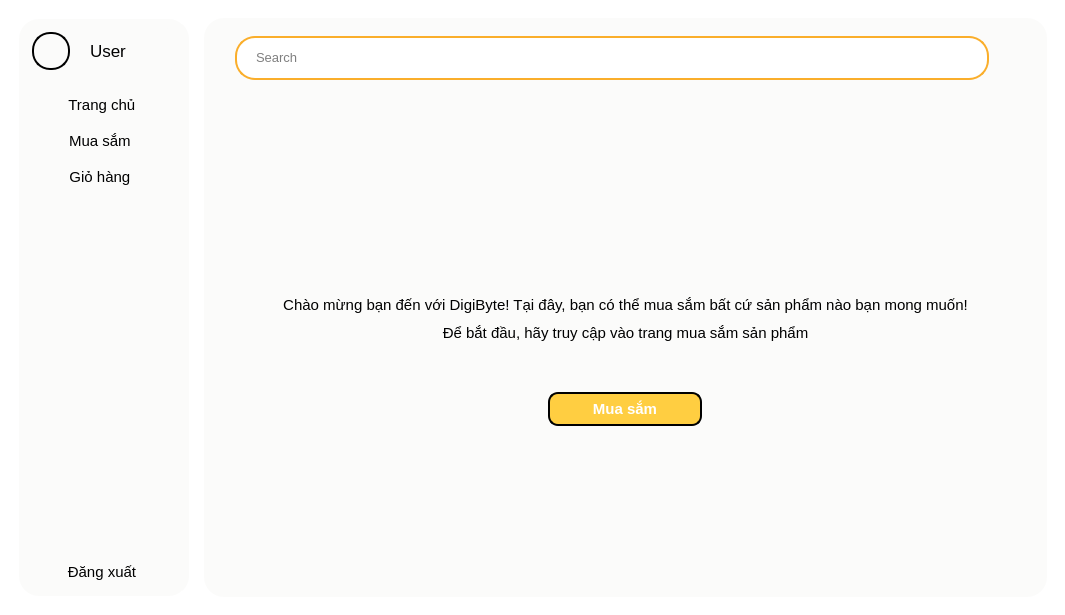
<?xml version="1.0" encoding="UTF-8"?>
<ui version="4.0">
 <class>MainWindow</class>
 <widget class="QMainWindow" name="MainWindow">
  <property name="geometry">
   <rect>
    <x>0</x>
    <y>0</y>
    <width>1065</width>
    <height>615</height>
   </rect>
  </property>
  <property name="windowTitle">
   <string>MainWindow</string>
  </property>
  <property name="styleSheet">
   <string notr="true">background-color: white;
color: black;</string>
  </property>
  <widget class="QWidget" name="centralwidget">
   <layout class="QHBoxLayout" name="horizontalLayout_7">
    <item>
     <widget class="QWidget" name="widget_3" native="true">
      <property name="styleSheet">
       <string notr="true">QWidget{
	max-width: 170px;
	background-color: #FBFBFA;
	border-right: 2px solid #FBFBFA;
	padding: 0px;
	margin: 10px;
	margin-right: 0px;
	border-radius: 20px;
}</string>
      </property>
      <layout class="QVBoxLayout" name="verticalLayout_2">
       <item>
        <widget class="QWidget" name="widget_4" native="true">
         <property name="styleSheet">
          <string notr="true">margin: 5px;</string>
         </property>
         <layout class="QHBoxLayout" name="horizontalLayout_4">
          <item>
           <widget class="QLabel" name="label_12">
            <property name="font">
             <font>
              <pointsize>10</pointsize>
              <weight>75</weight>
              <bold>true</bold>
             </font>
            </property>
            <property name="styleSheet">
             <string notr="true">min-height: 34px;
max-height: 34px;
min-width: 34px;
max-width: 34px;
border: 2px solid black;
border-radius: 18px;</string>
            </property>
            <property name="text">
             <string/>
            </property>
            <property name="pixmap">
             <pixmap>../../../Python-App-A-/SPCK/Windows/Image/icon.png</pixmap>
            </property>
            <property name="scaledContents">
             <bool>true</bool>
            </property>
           </widget>
          </item>
          <item>
           <widget class="QLabel" name="label">
            <property name="font">
             <font>
              <family>Segoe UI</family>
              <pointsize>13</pointsize>
              <weight>50</weight>
              <bold>false</bold>
             </font>
            </property>
            <property name="text">
             <string>User</string>
            </property>
           </widget>
          </item>
         </layout>
        </widget>
       </item>
       <item>
        <widget class="QPushButton" name="btn_home">
         <property name="font">
          <font>
           <family>Segoe UI</family>
           <pointsize>11</pointsize>
          </font>
         </property>
         <property name="styleSheet">
          <string notr="true">QPushButton{
	max-height: 22px;
	padding: 6px;
	border-radius: 10px;
	background-color: #FBFBFA;
	border-right: 2px #FBFBFA solid;
	min-width: 140px;
	max-width: 140px;
	margin-bottom: 0px;
	margin-top: 0px;
}

QPushButton::hover{
	max-height: 22px;
	padding: 6px;
	border-radius: 10px;
	background-color: #d2d2d2;
	border-right: 2px #d2d2d2 solid;
	min-width: 140px;
	max-width: 140px;
	margin-bottom: 0px;
	margin-top: 0px;
}</string>
         </property>
         <property name="text">
          <string> Trang chủ  </string>
         </property>
         <property name="icon">
          <iconset>
           <normaloff>../Image/home_a.png</normaloff>../Image/home_a.png</iconset>
         </property>
         <property name="iconSize">
          <size>
           <width>24</width>
           <height>24</height>
          </size>
         </property>
        </widget>
       </item>
       <item>
        <widget class="QPushButton" name="btn_shopping">
         <property name="font">
          <font>
           <family>Segoe UI</family>
           <pointsize>11</pointsize>
          </font>
         </property>
         <property name="styleSheet">
          <string notr="true">QPushButton{
	max-height: 22px;
	padding: 6px;
	border-radius: 10px;
	background-color: #FBFBFA;
	border-right: 2px #FBFBFA solid;
	min-width: 140px;
	max-width: 140px;
	margin-bottom: 0px;
	margin-top: 0px;
}

QPushButton::hover{
	max-height: 22px;
	padding: 6px;
	border-radius: 10px;
	background-color: #d2d2d2;
	border-right: 2px #d2d2d2 solid;
	min-width: 140px;
	max-width: 140px;
	margin-bottom: 0px;
	margin-top: 0px;
}</string>
         </property>
         <property name="text">
          <string> Mua sắm   </string>
         </property>
         <property name="icon">
          <iconset>
           <normaloff>../Image/shopping_d.png</normaloff>../Image/shopping_d.png</iconset>
         </property>
         <property name="iconSize">
          <size>
           <width>24</width>
           <height>24</height>
          </size>
         </property>
        </widget>
       </item>
       <item>
        <widget class="QPushButton" name="btn_cart">
         <property name="font">
          <font>
           <family>Segoe UI</family>
           <pointsize>11</pointsize>
          </font>
         </property>
         <property name="styleSheet">
          <string notr="true">QPushButton{
	max-height: 22px;
	padding: 6px;
	border-radius: 10px;
	background-color: #FBFBFA;
	border-right: 2px #FBFBFA solid;
	min-width: 140px;
	max-width: 140px;
	margin-bottom: 0px;
	margin-top: 0px;
}

QPushButton::hover{
	max-height: 22px;
	padding: 6px;
	border-radius: 10px;
	background-color: #d2d2d2;
	border-right: 2px #d2d2d2 solid;
	min-width: 140px;
	max-width: 140px;
	margin-bottom: 0px;
	margin-top: 0px;
}</string>
         </property>
         <property name="text">
          <string> Giỏ hàng   </string>
         </property>
         <property name="icon">
          <iconset>
           <normaloff>../Image/cart_d.png</normaloff>../Image/cart_d.png</iconset>
         </property>
         <property name="iconSize">
          <size>
           <width>24</width>
           <height>24</height>
          </size>
         </property>
        </widget>
       </item>
       <item>
        <spacer name="verticalSpacer">
         <property name="orientation">
          <enum>Qt::Vertical</enum>
         </property>
         <property name="sizeHint" stdset="0">
          <size>
           <width>20</width>
           <height>40</height>
          </size>
         </property>
        </spacer>
       </item>
       <item>
        <widget class="QPushButton" name="btn_log_out">
         <property name="font">
          <font>
           <family>Segoe UI</family>
           <pointsize>11</pointsize>
          </font>
         </property>
         <property name="styleSheet">
          <string notr="true">QPushButton{
	max-height: 22px;
	padding: 6px;
	border-radius: 10px;
	background-color: #FBFBFA;
	border-right: 2px #FBFBFA solid;
	min-width: 140px;
	max-width: 140px;
	margin-top: 0px;
}

QPushButton::hover{
	max-height: 22px;
	padding: 6px;
	border-radius: 10px;
	background-color: #d2d2d2;
	border-right: 2px #d2d2d2 solid;
	min-width: 140px;
	max-width: 140px;
	margin-top: 0px;
}</string>
         </property>
         <property name="text">
          <string> Đăng xuất  </string>
         </property>
         <property name="icon">
          <iconset>
           <normaloff>../Image/log_out.png</normaloff>../Image/log_out.png</iconset>
         </property>
         <property name="iconSize">
          <size>
           <width>24</width>
           <height>24</height>
          </size>
         </property>
        </widget>
       </item>
      </layout>
     </widget>
    </item>
    <item>
     <widget class="QStackedWidget" name="stackedWidget">
      <property name="currentIndex">
       <number>0</number>
      </property>
      <widget class="QWidget" name="home_screen">
       <layout class="QHBoxLayout" name="horizontalLayout_3">
        <item>
         <widget class="QWidget" name="widget_2" native="true">
          <property name="font">
           <font>
            <family>Segoe UI</family>
            <weight>50</weight>
            <bold>false</bold>
           </font>
          </property>
          <property name="styleSheet">
           <string notr="true">QWidget{
	background-color: #FBFBFA;
	border-radius: 20px;
}</string>
          </property>
          <layout class="QVBoxLayout" name="verticalLayout_7">
           <item>
            <widget class="QWidget" name="widget_14" native="true">
             <property name="styleSheet">
              <string notr="true">max-height: 55px;
min-height: 55px;</string>
             </property>
             <layout class="QHBoxLayout" name="horizontalLayout_9">
              <item>
               <widget class="QLabel" name="label_5">
                <property name="styleSheet">
                 <string notr="true">max-width: 130px;</string>
                </property>
                <property name="text">
                 <string/>
                </property>
                <property name="pixmap">
                 <pixmap>../Image/logo.png</pixmap>
                </property>
                <property name="scaledContents">
                 <bool>true</bool>
                </property>
               </widget>
              </item>
              <item>
               <widget class="QWidget" name="widget_15" native="true">
                <property name="styleSheet">
                 <string notr="true">QWidget{
	background-color: white;
	border: 2px solid #faae2b;
	max-height: 40px;
	min-height: 40px;
	border-radius: 20px;
	margin: 0px;
}

QWidget:hover{
	background-color: white;
	border: 3px solid #faae2b;
	max-height: 40px;
	min-height: 40px;
	border-radius: 20px;
	margin: 0px;
}

QWidget:pressed{
	background-color: rgb(235, 235, 235);
	border: 3px solid #faae2b;
	max-height: 40px;
	min-height: 40px;
	border-radius: 20px;
	margin: 0px;
}</string>
                </property>
                <layout class="QHBoxLayout" name="horizontalLayout_10">
                 <item>
                  <widget class="QLineEdit" name="lineEdit">
                   <property name="font">
                    <font>
                     <pointsize>10</pointsize>
                    </font>
                   </property>
                   <property name="styleSheet">
                    <string notr="true">max-height: 25px;
min-height: 25px;
border: 0px;
padding-left: 10px;
background-color: transparent;</string>
                   </property>
                   <property name="placeholderText">
                    <string>Search</string>
                   </property>
                  </widget>
                 </item>
                 <item>
                  <widget class="QPushButton" name="pushButton_2">
                   <property name="styleSheet">
                    <string notr="true">QPushButton{
	background-color: white;
	border: 2px solid transparent;
	max-height: 25px;
	min-height: 25px;
	max-width: 25px;
	min-width: 25px;
	border-radius: 14px;
	margin: 0px;
	padding: 0px;
}

QPushButton:hover{
	background-color: rgb(235, 235, 235);
	border: 3px solid transparent;
	max-height: 25px;
	min-height: 25px;
	max-width: 25px;
	min-width: 25px;
	border-radius: 14px;
	margin: 0px; 
	padding: 0px;
}

QPushButton:pressed{
	background-color: rgb(235, 235, 235);
	border: 4px solid transparent;
	max-height: 25px;
	min-height: 25px;
	max-width: 25px;
	min-width: 25px;
	border-radius: 14px;
	margin: 0px; 
	padding: 0px;
}</string>
                   </property>
                   <property name="text">
                    <string/>
                   </property>
                   <property name="icon">
                    <iconset>
                     <normaloff>../../../Python-App-A-/SPCK/Windows/Image/search_d.png</normaloff>../../../Python-App-A-/SPCK/Windows/Image/search_d.png</iconset>
                   </property>
                   <property name="iconSize">
                    <size>
                     <width>18</width>
                     <height>18</height>
                    </size>
                   </property>
                  </widget>
                 </item>
                </layout>
               </widget>
              </item>
              <item>
               <widget class="QPushButton" name="pushButton_23">
                <property name="styleSheet">
                 <string notr="true">QPushButton{
	background-color: transparent;
	border: 2px solid transparent;
	max-height: 30px;
	min-height: 30px;
	max-width: 30px;
	min-width: 30px;
	border-radius: 15px;
	margin: 0px;
	padding: 0px;
}

QPushButton:hover{
	background-color: rgb(235, 235, 235);
	border: 3px solid transparent;
	max-height: 30px;
	min-height: 30px;
	max-width: 30px;
	min-width: 30px;
	border-radius: 15px;
	margin: 0px; 
	padding: 0px;
}

QPushButton:pressed{
	background-color: rgb(235, 235, 235);
	border: 4px solid transparent;
	max-height: 30px;
	min-height: 30px;
	max-width: 30px;
	min-width: 30px;
	border-radius: 15px;
	margin: 0px; 
	padding: 0px;
}</string>
                </property>
                <property name="text">
                 <string/>
                </property>
                <property name="icon">
                 <iconset>
                  <normaloff>../Image/cart_d.png</normaloff>../Image/cart_d.png</iconset>
                </property>
                <property name="iconSize">
                 <size>
                  <width>18</width>
                  <height>18</height>
                 </size>
                </property>
               </widget>
              </item>
             </layout>
            </widget>
           </item>
           <item>
            <widget class="QWidget" name="widget_5" native="true">
             <layout class="QVBoxLayout" name="verticalLayout_3">
              <item>
               <spacer name="verticalSpacer_3">
                <property name="orientation">
                 <enum>Qt::Vertical</enum>
                </property>
                <property name="sizeHint" stdset="0">
                 <size>
                  <width>20</width>
                  <height>52</height>
                 </size>
                </property>
               </spacer>
              </item>
              <item>
               <widget class="QWidget" name="widget_10" native="true">
                <layout class="QHBoxLayout" name="horizontalLayout_13">
                 <item>
                  <spacer name="horizontalSpacer_2">
                   <property name="orientation">
                    <enum>Qt::Horizontal</enum>
                   </property>
                   <property name="sizeHint" stdset="0">
                    <size>
                     <width>40</width>
                     <height>20</height>
                    </size>
                   </property>
                  </spacer>
                 </item>
                 <item>
                  <widget class="QLabel" name="label_7">
                   <property name="styleSheet">
                    <string notr="true">max-height: 200px;
max-width: 500px;</string>
                   </property>
                   <property name="text">
                    <string/>
                   </property>
                   <property name="pixmap">
                    <pixmap>../Image/logo.png</pixmap>
                   </property>
                   <property name="scaledContents">
                    <bool>true</bool>
                   </property>
                  </widget>
                 </item>
                 <item>
                  <spacer name="horizontalSpacer_3">
                   <property name="orientation">
                    <enum>Qt::Horizontal</enum>
                   </property>
                   <property name="sizeHint" stdset="0">
                    <size>
                     <width>40</width>
                     <height>20</height>
                    </size>
                   </property>
                  </spacer>
                 </item>
                </layout>
               </widget>
              </item>
              <item>
               <widget class="QTextBrowser" name="textBrowser">
                <property name="font">
                 <font>
                  <family>Segoe UI</family>
                 </font>
                </property>
                <property name="styleSheet">
                 <string notr="true">max-height: 80px;</string>
                </property>
                <property name="verticalScrollBarPolicy">
                 <enum>Qt::ScrollBarAlwaysOff</enum>
                </property>
                <property name="horizontalScrollBarPolicy">
                 <enum>Qt::ScrollBarAlwaysOff</enum>
                </property>
                <property name="html">
                 <string>&lt;!DOCTYPE HTML PUBLIC &quot;-//W3C//DTD HTML 4.0//EN&quot; &quot;http://www.w3.org/TR/REC-html40/strict.dtd&quot;&gt;
&lt;html&gt;&lt;head&gt;&lt;meta name=&quot;qrichtext&quot; content=&quot;1&quot; /&gt;&lt;style type=&quot;text/css&quot;&gt;
p, li { white-space: pre-wrap; }
&lt;/style&gt;&lt;/head&gt;&lt;body style=&quot; font-family:'Segoe UI'; font-size:8.25pt; font-weight:400; font-style:normal;&quot;&gt;
&lt;p align=&quot;center&quot; style=&quot; margin-top:0px; margin-bottom:0px; margin-left:0px; margin-right:0px; -qt-block-indent:0; text-indent:0px;&quot;&gt;&lt;span style=&quot; font-size:11pt;&quot;&gt;Chào mừng bạn đến với DigiByte! Tại đây, bạn có thể mua sắm bất cứ sản phẩm nào bạn mong muốn!&lt;/span&gt;&lt;/p&gt;
&lt;p align=&quot;center&quot; style=&quot; margin-top:0px; margin-bottom:0px; margin-left:0px; margin-right:0px; -qt-block-indent:0; text-indent:0px;&quot;&gt;&lt;span style=&quot; font-size:6pt;&quot;&gt; &lt;/span&gt;&lt;/p&gt;
&lt;p align=&quot;center&quot; style=&quot; margin-top:0px; margin-bottom:0px; margin-left:0px; margin-right:0px; -qt-block-indent:0; text-indent:0px;&quot;&gt;&lt;span style=&quot; font-size:11pt;&quot;&gt;Để bắt đầu, hãy truy cập vào trang mua sắm sản phẩm&lt;/span&gt;&lt;/p&gt;&lt;/body&gt;&lt;/html&gt;</string>
                </property>
               </widget>
              </item>
              <item>
               <widget class="QWidget" name="widget_11" native="true">
                <property name="styleSheet">
                 <string notr="true">max-height: 50px;</string>
                </property>
                <layout class="QHBoxLayout" name="horizontalLayout_8">
                 <item>
                  <widget class="QPushButton" name="sp">
                   <property name="font">
                    <font>
                     <family>Segoe UI</family>
                     <pointsize>11</pointsize>
                     <weight>75</weight>
                     <bold>true</bold>
                    </font>
                   </property>
                   <property name="styleSheet">
                    <string notr="true">QPushButton{
	border: 2px solid black;
	border-radius: 10px;
	background-color: #FFCE41;
	color: white;
	max-height: 30px;
	min-height: 30px;
	max-width: 150px;
	min-width: 150px;
	margin-bottom: 0px;
	margin-top: 5px;
}

QPushButton::hover{
	border: 3px solid black;
	border-radius: 10px;
	background-color: #FFCE41;
	max-height: 30px;
	min-height: 30px;
	max-width: 150px;
	min-width: 150px;
	margin-bottom: 0px;
	margin-top: 5px;
}

QPushButton::pressed{
	border: 3px solid black;
	border-radius: 10px;
	background-color: rgb(234, 188, 59);
	max-height: 30px;
	min-height: 30px;
	max-width: 150px;
	min-width: 150px;
	margin-bottom: 0px;
	margin-top: 5px;
}</string>
                   </property>
                   <property name="text">
                    <string>Mua sắm</string>
                   </property>
                  </widget>
                 </item>
                </layout>
               </widget>
              </item>
              <item>
               <spacer name="verticalSpacer_4">
                <property name="orientation">
                 <enum>Qt::Vertical</enum>
                </property>
                <property name="sizeHint" stdset="0">
                 <size>
                  <width>20</width>
                  <height>52</height>
                 </size>
                </property>
               </spacer>
              </item>
             </layout>
            </widget>
           </item>
          </layout>
         </widget>
        </item>
       </layout>
      </widget>
      <widget class="QWidget" name="shopping_screen">
       <layout class="QHBoxLayout" name="horizontalLayout">
        <item>
         <widget class="QWidget" name="widget_6" native="true">
          <property name="styleSheet">
           <string notr="true">QWidget{
	background-color: #FBFBFA;
	border-radius: 20px;
}</string>
          </property>
          <layout class="QVBoxLayout" name="verticalLayout_8">
           <item>
            <widget class="QWidget" name="widget_16" native="true">
             <property name="styleSheet">
              <string notr="true">max-height: 55px;
min-height: 55px;</string>
             </property>
             <layout class="QHBoxLayout" name="horizontalLayout_11">
              <item>
               <widget class="QLabel" name="label_6">
                <property name="styleSheet">
                 <string notr="true">max-width: 130px;</string>
                </property>
                <property name="text">
                 <string/>
                </property>
                <property name="pixmap">
                 <pixmap>../Image/logo.png</pixmap>
                </property>
                <property name="scaledContents">
                 <bool>true</bool>
                </property>
               </widget>
              </item>
              <item>
               <widget class="QWidget" name="widget_17" native="true">
                <property name="styleSheet">
                 <string notr="true">QWidget{
	background-color: white;
	border: 2px solid #faae2b;
	max-height: 40px;
	min-height: 40px;
	border-radius: 20px;
	margin: 0px;
}

QWidget:hover{
	background-color: white;
	border: 3px solid #faae2b;
	max-height: 40px;
	min-height: 40px;
	border-radius: 20px;
	margin: 0px;
}

QWidget:pressed{
	background-color: rgb(235, 235, 235);
	border: 3px solid #faae2b;
	max-height: 40px;
	min-height: 40px;
	border-radius: 20px;
	margin: 0px;
}</string>
                </property>
                <layout class="QHBoxLayout" name="horizontalLayout_12">
                 <item>
                  <widget class="QLineEdit" name="search_line">
                   <property name="font">
                    <font>
                     <pointsize>10</pointsize>
                    </font>
                   </property>
                   <property name="styleSheet">
                    <string notr="true">max-height: 25px;
min-height: 25px;
border: 0px;
padding-left: 10px;
background-color: transparent;</string>
                   </property>
                   <property name="placeholderText">
                    <string>Search</string>
                   </property>
                  </widget>
                 </item>
                 <item>
                  <widget class="QPushButton" name="search_btn">
                   <property name="styleSheet">
                    <string notr="true">QPushButton{
	background-color: white;
	border: 2px solid transparent;
	max-height: 25px;
	min-height: 25px;
	max-width: 25px;
	min-width: 25px;
	border-radius: 14px;
	margin: 0px;
	padding: 0px;
}

QPushButton:hover{
	background-color: rgb(235, 235, 235);
	border: 3px solid transparent;
	max-height: 25px;
	min-height: 25px;
	max-width: 25px;
	min-width: 25px;
	border-radius: 14px;
	margin: 0px; 
	padding: 0px;
}

QPushButton:pressed{
	background-color: rgb(235, 235, 235);
	border: 4px solid transparent;
	max-height: 25px;
	min-height: 25px;
	max-width: 25px;
	min-width: 25px;
	border-radius: 14px;
	margin: 0px; 
	padding: 0px;
}</string>
                   </property>
                   <property name="text">
                    <string/>
                   </property>
                   <property name="icon">
                    <iconset>
                     <normaloff>../../../Python-App-A-/SPCK/Windows/Image/search_d.png</normaloff>../../../Python-App-A-/SPCK/Windows/Image/search_d.png</iconset>
                   </property>
                   <property name="iconSize">
                    <size>
                     <width>18</width>
                     <height>18</height>
                    </size>
                   </property>
                  </widget>
                 </item>
                </layout>
               </widget>
              </item>
             </layout>
            </widget>
           </item>
           <item>
            <widget class="QWidget" name="widget" native="true">
             <property name="styleSheet">
              <string notr="true">border-radius: 0px;
margin: 0px;
padding: 0px;
border: 0px;</string>
             </property>
             <layout class="QHBoxLayout" name="horizontalLayout_2">
              <item>
               <widget class="QFrame" name="frame">
                <property name="styleSheet">
                 <string notr="true">QScrollArea{
	background-color: #f0f0f0;
}
/* #!VERTICAL SCROLLBAR */
QScrollBar:vertical{
	border: none;
	width: 16px;
	border-radius: 0px;
	background: white;
}

/* #!HANDLE BAR VERTICAL */
QScrollBar::handle:vertical {	
	border-left: 3px solid #f1f1f1;
	background-color: #c1c1c1;
	subcontrol-position: bottom;
	subcontrol-origin: margin;
}
QScrollBar::handle:vertical:hover {	
	border-left: 3px solid #f1f1f1;
	background-color: #a8a8a8;
	subcontrol-position: bottom;
	subcontrol-origin: margin;
}
QScrollBar::handle:vertical:pressed {
	border-left: 3px solid #f1f1f1;
	background-color: #787878;
	subcontrol-position: bottom;
	subcontrol-origin: margin;
}
/* #!RESET ARROW */
QScrollBar::up-arrow:vertical, QScrollBar::down-arrow:vertical {
	background: #f1f1f1;
    border-left: 5px solid #f1f1f1;
}
QScrollBar::add-page:vertical, QScrollBar::sub-page:vertical {
	background: #f1f1f1;
    border-left: 5px solid #f1f1f1;
}
/* #!HORIZONTAL SCROLLBAR */
QScrollBar:horizontal{
	border: none;
	width: 16px;
	border-radius: 0px;
	background: white;
}</string>
                </property>
                <property name="frameShape">
                 <enum>QFrame::NoFrame</enum>
                </property>
               </widget>
              </item>
             </layout>
            </widget>
           </item>
          </layout>
         </widget>
        </item>
       </layout>
      </widget>
      <widget class="QWidget" name="cart_screen">
       <layout class="QHBoxLayout" name="horizontalLayout_6">
        <item>
         <widget class="QWidget" name="widget_9" native="true">
          <property name="styleSheet">
           <string notr="true">QWidget{
	background-color: #FBFBFA;
	border-radius: 20px;
}</string>
          </property>
          <layout class="QVBoxLayout" name="verticalLayout_9">
           <item>
            <widget class="QWidget" name="widget_8" native="true">
             <property name="styleSheet">
              <string notr="true">min-height: 60px;
max-height: 60px;</string>
             </property>
             <layout class="QHBoxLayout" name="horizontalLayout_5">
              <item>
               <widget class="QPushButton" name="pushButton_26">
                <property name="font">
                 <font>
                  <family>Segoe UI</family>
                  <pointsize>14</pointsize>
                  <weight>50</weight>
                  <bold>false</bold>
                 </font>
                </property>
                <property name="styleSheet">
                 <string notr="true">max-height: 40px;
min-height: 40px;
max-width: 120px;
min-width: 120px;
margin-left: 10px;</string>
                </property>
                <property name="text">
                 <string>Giỏ hàng</string>
                </property>
                <property name="icon">
                 <iconset>
                  <normaloff>../Image/cart_a.png</normaloff>../Image/cart_a.png</iconset>
                </property>
                <property name="iconSize">
                 <size>
                  <width>32</width>
                  <height>32</height>
                 </size>
                </property>
               </widget>
              </item>
              <item>
               <spacer name="horizontalSpacer">
                <property name="orientation">
                 <enum>Qt::Horizontal</enum>
                </property>
                <property name="sizeHint" stdset="0">
                 <size>
                  <width>40</width>
                  <height>20</height>
                 </size>
                </property>
               </spacer>
              </item>
              <item>
               <widget class="QPushButton" name="pushButton_3">
                <property name="font">
                 <font>
                  <pointsize>11</pointsize>
                  <weight>75</weight>
                  <bold>true</bold>
                 </font>
                </property>
                <property name="styleSheet">
                 <string notr="true">QPushButton{
	border: 2px solid black;
	border-radius: 10px;
	background-color: #FFCE41;
	color: white;
	max-height: 30px;
	min-height: 30px;
	margin-bottom: 0px;
	padding-left: 30px;
	padding-right: 30px;
}

QPushButton::hover{
	border: 3px solid black;
	border-radius: 10px;
	background-color: #FFCE41;
	max-height: 30px;
	min-height: 30px;
	margin-bottom: 0px;
	padding-left: 30px;
	padding-right: 30px;
}

QPushButton::pressed{
	border: 3px solid black;
	border-radius: 10px;
	background-color: rgb(234, 188, 59);
	max-height: 30px;
	min-height: 30px;
	margin-bottom: 0px;
	padding-left: 30px;
	padding-right: 30px;
}</string>
                </property>
                <property name="text">
                 <string>Mua hàng</string>
                </property>
               </widget>
              </item>
             </layout>
            </widget>
           </item>
           <item>
            <widget class="QWidget" name="widget_7" native="true">
             <property name="styleSheet">
              <string notr="true">border: 0px;
border-radius: 0px;</string>
             </property>
             <layout class="QVBoxLayout" name="verticalLayout">
              <item>
               <widget class="QFrame" name="frame_3">
                <property name="styleSheet">
                 <string notr="true">QScrollArea{
	background-color: #f0f0f0;
}
/* #!VERTICAL SCROLLBAR */
QScrollBar:vertical{
	border: none;
	width: 16px;
	border-radius: 0px;
	background: white;
}

/* #!HANDLE BAR VERTICAL */
QScrollBar::handle:vertical {	
	border-left: 3px solid #f1f1f1;
	background-color: #c1c1c1;
	subcontrol-position: bottom;
	subcontrol-origin: margin;
}
QScrollBar::handle:vertical:hover {	
	border-left: 3px solid #f1f1f1;
	background-color: #a8a8a8;
	subcontrol-position: bottom;
	subcontrol-origin: margin;
}
QScrollBar::handle:vertical:pressed {
	border-left: 3px solid #f1f1f1;
	background-color: #787878;
	subcontrol-position: bottom;
	subcontrol-origin: margin;
}
/* #!RESET ARROW */
QScrollBar::up-arrow:vertical, QScrollBar::down-arrow:vertical {
	background: #f1f1f1;
    border-left: 5px solid #f1f1f1;
}
QScrollBar::add-page:vertical, QScrollBar::sub-page:vertical {
	background: #f1f1f1;
    border-left: 5px solid #f1f1f1;
}
/* #!HORIZONTAL SCROLLBAR */
QScrollBar:horizontal{
	border: none;
	width: 16px;
	border-radius: 0px;
	background: white;
}</string>
                </property>
                <property name="frameShape">
                 <enum>QFrame::NoFrame</enum>
                </property>
               </widget>
              </item>
             </layout>
            </widget>
           </item>
          </layout>
         </widget>
        </item>
       </layout>
      </widget>
     </widget>
    </item>
   </layout>
  </widget>
 </widget>
 <resources/>
 <connections/>
</ui>
